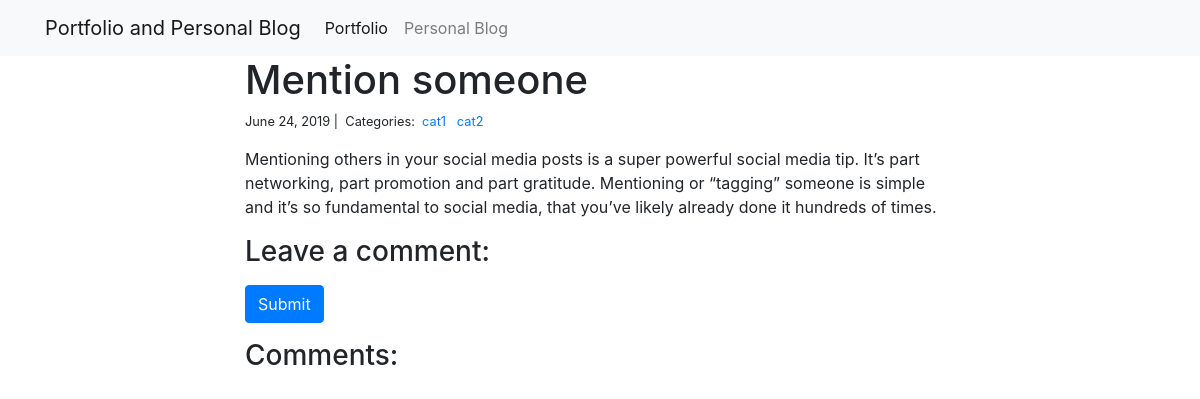
/pblog/1/, run on the app's committed database.
### pblog/models.py (models this page shows, shortened)
class Post(models.Model):
    title = models.CharField(max_length=255)
    body = models.TextField()
    created_on = models.DateTimeField(auto_now_add=True)
    last_modified = models.DateTimeField(auto_now=True)
    categories = models.ManyToManyField('Category', related_name='posts')

class Category(models.Model):
    name = models.CharField(max_length=20)

### pblog/views.py (the view, shortened to what this page needs)
# urls.py: path('<int:pk>/', views.DetailView.as_view(), name='detail'),
class DetailView(generic.DetailView):
    model = Post
    template_name = 'pblog/detail.html'
    context_object_name = 'post'

### pblog/templates/pblog/detail.html (shortened to what this page needs)
{% extends "base.html" %}
{% block page_content %}
<div class="col-md-8 offset-md-2">
    <h1>{{ post.title }}</h1>
    <small>
        {{ post.created_on.date }} |&nbsp;
        Categories:&nbsp;
        {% for category in post.categories.all %}
        <a href="{% url 'pblog:category' category.name %}">
            {{ category.name }}
        </a>&nbsp;
        {% endfor %}
    </small>
    <p>{{ post.body | linebreaks }}</p>
    <h3>Leave a comment:</h3>
    <form action="/pblog/{{ post.pk }}/" method="post">
        <button type="submit" class="btn btn-primary">Submit</button>
    </form>
    <h3>Comments:</h3>
</div>
{% endblock %}

### data on the page
Post: title "Mention someone", created_on "June 24, 2019", body "Mentioning others in your social media posts is a super powerful social media tip. It’s part networking, part promotion and part gratitude. Mentioning or “tagging” someone is simple and it’s so fundamental to social media, that you’ve likely already done it hundreds of times."
Category: name "cat1"
Category: name "cat2"
